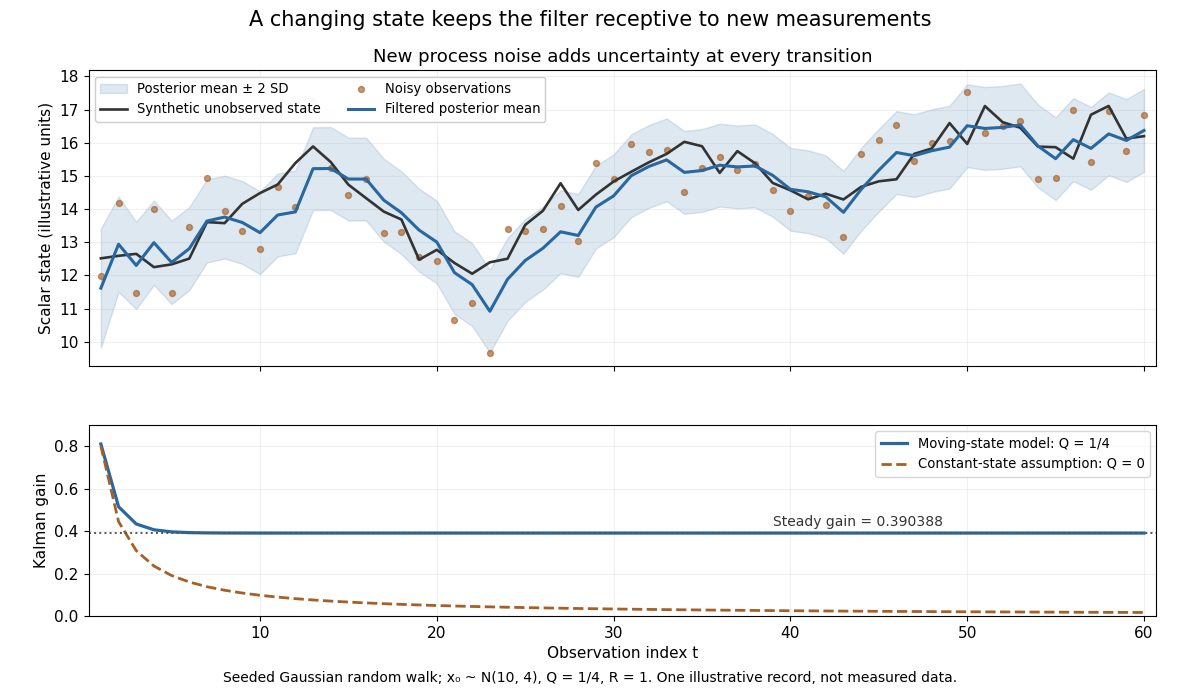

Here is the Python script that generated this plot:
"""Illustrate Kalman filtering under a stated, seeded local-level model.

Run from the desired output directory. The generated record is synthetic;
the plot is a mechanism illustration, not an empirical accuracy study.
"""

from pathlib import Path

import matplotlib.pyplot as plt
import numpy as np


def filter_record(observations, process_variance, measurement_variance=1.0):
    mean, variance = 10.0, 4.0
    means, variances, gains = [], [], []
    for observation in observations:
        predicted_variance = variance + process_variance
        gain = predicted_variance / (predicted_variance + measurement_variance)
        mean += gain * (observation - mean)
        variance = (1 - gain) * predicted_variance
        means.append(mean)
        variances.append(variance)
        gains.append(gain)
    return np.array(means), np.array(variances), np.array(gains)


def main():
    plt.rcParams.update({"font.size": 11, "axes.titlesize": 13})
    rng = np.random.default_rng(20261012)
    count, process_variance, measurement_variance = 60, 0.25, 1.0
    initial_state = rng.normal(10.0, 2.0)
    states = initial_state + np.cumsum(
        rng.normal(0.0, np.sqrt(process_variance), count)
    )
    observations = states + rng.normal(0.0, np.sqrt(measurement_variance), count)
    means, variances, gains = filter_record(observations, process_variance)
    _, _, static_gains = filter_record(observations, 0.0)
    time = np.arange(1, count + 1)
    steady_gain = (np.sqrt(17) - 1) / 8
    fig, axes = plt.subplots(2, 1, figsize=(11.8, 7.0), dpi=100, sharex=True,
                             gridspec_kw={"height_ratios": [1.55, 1]})
    ax = axes[0]
    ax.fill_between(time, means - 2 * np.sqrt(variances),
                    means + 2 * np.sqrt(variances),
                    color="#2867a0", alpha=0.15, label="Posterior mean ± 2 SD")
    ax.plot(time, states, color="#333333", linewidth=1.9,
            label="Synthetic unobserved state")
    ax.scatter(time, observations, s=18, color="#a66026", alpha=0.65,
               label="Noisy observations")
    ax.plot(time, means, color="#2867a0", linewidth=2.2,
            label="Filtered posterior mean")
    ax.set_title("New process noise adds uncertainty at every transition")
    ax.set_ylabel("Scalar state (illustrative units)")
    ax.legend(loc="upper left", ncol=2, fontsize=9.5, framealpha=0.95)
    ax.grid(alpha=0.18)
    ax = axes[1]
    ax.plot(time, gains, color="#2867a0", linewidth=2.3, label="Moving-state model: Q = 1/4")
    ax.plot(time, static_gains, color="#a66026", linestyle="--", linewidth=2.0,
            label="Constant-state assumption: Q = 0")
    ax.axhline(steady_gain, color="#555555", linestyle=":", linewidth=1.4)
    ax.text(39, steady_gain + 0.035, f"Steady gain = {steady_gain:.6f}",
            fontsize=10, color="#333333")
    ax.set_ylim(0, 0.90)
    ax.set_xlim(0.3, count + 0.7)
    ax.set_ylabel("Kalman gain")
    ax.set_xlabel("Observation index t")
    ax.grid(alpha=0.18)
    ax.legend(loc="upper right", fontsize=9.5)
    fig.suptitle("A changing state keeps the filter receptive to new measurements",
                 fontsize=15, y=0.985)
    fig.text(0.5, 0.025,
             "Seeded Gaussian random walk; x₀ ~ N(10, 4), Q = 1/4, R = 1. "
             "One illustrative record, not measured data.",
             ha="center", fontsize=10)
    fig.subplots_adjust(left=0.075, right=0.98, top=0.90, bottom=0.12, hspace=0.24)
    fig.savefig(Path.cwd() / (Path(__file__).stem + ".png"),
                facecolor="white", transparent=False)
    plt.close(fig)


if __name__ == "__main__":
    main()
